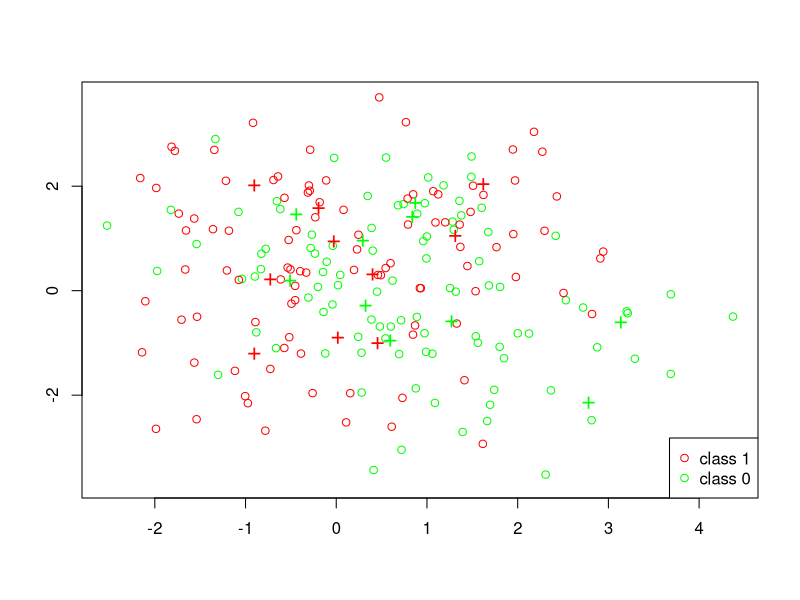
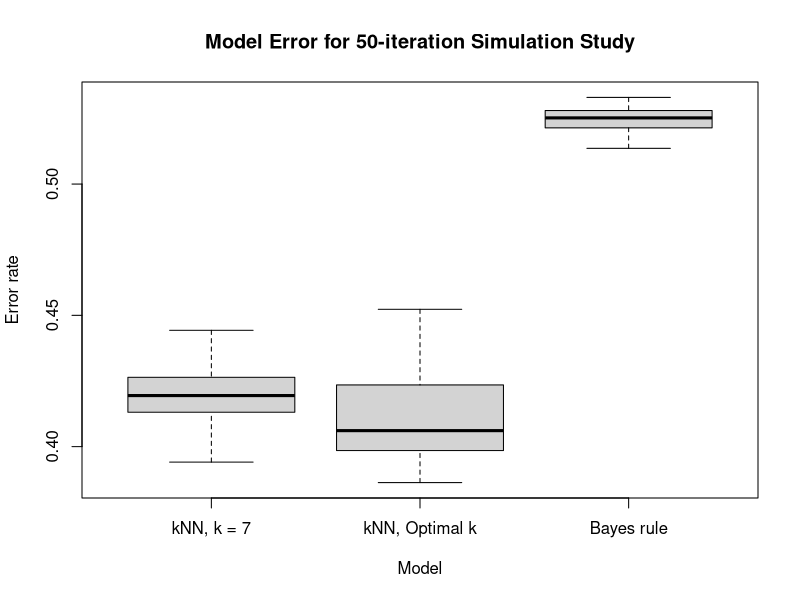

Generate these figures, in order, with R:
## ---- chunk 1
# Set Seed
set.seed(235)

# import necessary libraries
library(class)

csize = 10
p = 2        
s_centers = 1
s_x = 1

m1 = matrix(rnorm(csize*p), csize, p)*s_centers + cbind( rep(1,csize), rep(0,csize) )
m0 = matrix(rnorm(csize*p), csize, p)*s_centers + cbind( rep(0,csize), rep(1,csize) )
## ---- chunk 2
# Training sample of size 200
n = 100
id1 = sample(1:csize, n, replace=TRUE)
id0 = sample(1:csize, n, replace=TRUE)  
traindata = matrix(rnorm(2*n*p), 2*n, p)*s_x + rbind(m1[id1,], m0[id0,])
dim(traindata)
Ytrain = rep(c(1, 0), each = n)

# Test sample of size 10,000

N = 5000
# Allocate the n samples for class 1  to the 10 clusters
id1 = sample(1:csize, N, replace=TRUE)
# Allocate the n samples for class 1 to the 10 clusters
id0 = sample(1:csize, N, replace=TRUE)  
testdata = matrix(rnorm(2*N*p), 2*N, p)*s_x + rbind(m1[id1,], m0[id0,])
dim(testdata)
Ytest = rep(c(1, 0), each = N)
## ---- chunk 3
plot(traindata[,1], traindata[,2], type="n", xlab="", ylab="")
points(traindata[1:n,1], traindata[1:n,2], col="green")
points(traindata[(n+1):(2*n),1], traindata[(n+1):(2*n),2], col="red")
points(m1[1:csize,1], m1[1:csize,2], pch="+", cex=1.5, col="green")
points(m0[1:csize,1], m0[1:csize,2], pch="+", cex=1.5, col="red");   
legend("bottomright", pch = c(1,1), col = c("red", "green"), legend = c("class 1", "class 0"))
## ---- chunk 4
# Euclidean helper function
euclidean_distance = function(point1, point2) {
  if (length(point1) == length(point2)) {
    return(sqrt(sum((point1 - point2)^2)))
  } else {
    stop('Vectors must be of the same length')
  }
}



knn_from_scratch = function(train, test, truth, k) {
  
  expanded_test_data = matrix(rep(test,each = nrow(train)), ncol=2)
  expanded_train_data = matrix(rep(t(train), times = nrow(test)), ncol=2, byrow = TRUE)
  # Repeat test rows to subtract from corresponding training rows
  
  train_less_test = expanded_train_data - expanded_test_data
  train_less_test_sum_squares = rowSums(train_less_test^2)
  neighbor_distances = matrix(sqrt(train_less_test_sum_squares),nrow=nrow(test), byrow=TRUE)
  # Take the sum of squares of the difference between test points from training points
  # Uses vector functionality to calculate each point's distance to neighbors
  
  nearest_neighbor_address = function(j) {
    return(head(order(j),k))
  }
  # Function to get k nearest neighbors (temp variable j for k)
  
  neighborhood_votes = apply(neighbor_distances, 1, nearest_neighbor_address)
  # Return address of each row's nearest neighbor
  
  neighborhood_votes_v = matrix(truth[neighborhood_votes], nrow=nrow(test), byrow=TRUE)
  # Collect votes from nearest neighbor
  
  determine_winner = function(point){
    if (sum(point) > k/2) {
      return(1)
    } else if (sum(point) < k/2) {
      return(0)
    } else {
      return(sample(0:1, 1))
    }
  }
  # Determine winner given votes of k nearest neighbors. Ties are broken randomly.
  
  predictions = apply(neighborhood_votes_v, 1, determine_winner)
  return(predictions)
}
## ---- chunk 5
# k = 1
print("k = 1")
baseline_test.pred = knn(traindata, testdata, Ytrain, k=1)
table(Ytest, baseline_test.pred)
implementation_test.pred = knn_from_scratch(traindata, testdata, Ytrain, k=1)
table(Ytest, implementation_test.pred)

# k = 3
print("k = 3")
baseline_test.pred = knn(traindata, testdata, Ytrain, k=3)
table(Ytest, baseline_test.pred)
implementation_test.pred = knn_from_scratch(traindata, testdata, Ytrain, k=3)
table(Ytest, implementation_test.pred)

# k = 5
print("k = 5")
baseline_test.pred = knn(traindata, testdata, Ytrain, k=5)
table(Ytest, baseline_test.pred)
implementation_test.pred = knn_from_scratch(traindata, testdata, Ytrain, k=5)
table(Ytest, implementation_test.pred)
## ---- chunk 6
get_best_k = function(x, y) {
  
  # init variables for looping through k values
  max_k = 180
  fold_count = 10
  k_values = 1:max_k
  average_errors = rep(0, max_k)
  fold_size = floor(nrow(x) / fold_count)
  random_idx = sample(1:nrow(x))

  # loop through values of k, for each, calculate n-fold cv error
  for (k in k_values){
    # cumulative error for averaging out at the end
      error = 0
      
    for (fold in 1:fold_count){
      # calculate the index for train/validate for this fold 
      # do this by getting ordered idx (e.g. 1:10), then using that to get rand idx
      ordered_val_idx = ((fold - 1) * fold_size + 1) : (fold * fold_size)
      val_idx = random_idx[ordered_val_idx]
      
      # split data into train/val. Use negative index to exclude ones we don't want
      fold_train_x = x[-val_idx, ]
      fold_train_y = y[-val_idx]
      fold_val_x = x[val_idx, ]
      fold_val_y = y[val_idx]
      
      # Make prediction
      fold_predicted_y = knn(fold_train_x, fold_val_x, fold_train_y, k=k)
        
      # Sum the error
      error = error + sum(fold_predicted_y != fold_val_y)
    }
      
    # Add error to array to track
    average_errors[k] = error / fold_count
  }
  
  # uncomment to debug
  # plot(average_errors, xlab="k", ylab="Average error count", main="Error vs K")
  
  # Find lowest error (larger k breaks tie) which.max returns first, so reversing
  # array will get us last
  min_idx = length(average_errors) - which.min(rev(average_errors)) + 1
  min_error = average_errors[min_idx]
  best_k = k_values[min_idx]

return(best_k)
}
## ---- chunk 7
# now train model using our preferred k
best_k = get_best_k(traindata, Ytrain)
predicted = knn(traindata, testdata, Ytrain, k=best_k)
actual = Ytest
print(table(actual, predicted))
## ---- chunk 8
# now train model using our preferred k
bayes_rule = function(x, s, m1, m0) {
  # x = x values 
  # s = sigma used to generate x
  # m0 = means of class 0 (for each center)
  # m1 - means of class 1 (for each center)
  
  # from assignment 1 (campuswire #36)
  
  # initialize variables for loop
  center_count = nrow(m1)
  numerator = rep(0, nrow(x))
  denominator  = rep(0, nrow(x))
  
  # iterate through centers, and sum for each
  for(center in center_count){
    current_m1 = m1[center, ]
    current_m0 = m0[center, ]
    
    # get norm of each row
    m1_norm = apply(x - current_m1, 1, function(row) sqrt(sum(row^2)))
    m0_norm = apply(x - current_m0, 1, function(row) sqrt(sum(row^2)))
    
    # calculate numerator and denominator portions for each center
    numerator = numerator + exp(-m1_norm^2 / (2 * s^2))
    denominator = denominator + exp(-m0_norm^2 / (2 * s^2))
  }
  
  # return 1 if numerator is bigger else 0
  return(as.numeric(numerator >= denominator))
}
## ---- chunk 9
# get prediction, output to table 
predicted = bayes_rule(testdata, s_x, m1, m0)
actual = Ytest
print(table(actual, predicted))
## ---- chunk 10
# parameters for the simulation
n_sims = 50
n_train = 200
n_test = 10000

# initialize data collection 
errors = matrix(0, nrow=n_sims, ncol=3)
best_ks = rep(0, n_sims)

# iterate, run each simulation
for (sim in 1:n_sims) {
  
  #####  generate data #####
  n = n_train/2
  id1 = sample(1:csize, n, replace=TRUE)
  id0 = sample(1:csize, n, replace=TRUE)  
  train_x = matrix(rnorm(2*n*p), 2*n, p)*s_x + rbind(m1[id1,], m0[id0,])
  train_y = rep(c(1, 0), each = n)

  N = n_test/2
  # Allocate the n samples for class 1  to the 10 clusters
  id1 = sample(1:csize, N, replace=TRUE)
  # Allocate the n samples for class 1 to the 10 clusters
  id0 = sample(1:csize, N, replace=TRUE)  
  test_x = matrix(rnorm(2*N*p), 2*N, p)*s_x + rbind(m1[id1,], m0[id0,])
  test_y = rep(c(1, 0), each = N)
  
  #####  run the models #####
  # knn with K  7
  predicted_y_knn7 = knn(train_x, test_x, train_y, k=7)
  
  # knn with best k
  best_k = get_best_k(train_x, train_y)
  predicted_y_knn_best = knn(train_x, test_x, train_y, k=best_k)
 
  # bayes 
  predicted_y_bayes = bayes_rule(test_x, s_centers, m1, m0)
  
  #####  store output data #####
  errors[sim, 1] = sum(predicted_y_knn7 != test_y) / n_test
  errors[sim, 2] = sum(predicted_y_knn_best != test_y) / n_test
  errors[sim, 3] = sum(predicted_y_bayes != test_y) / n_test
  best_ks[sim] = best_k
}

boxplot(errors, 
        main = 'Model Error for 50-iteration Simulation Study',
        xlab = 'Model',
        ylab = 'Error rate',
        names = c('kNN, k = 7', 'kNN, Optimal k', 'Bayes rule')
        )
## ---- chunk 11
print(summary(best_ks))
